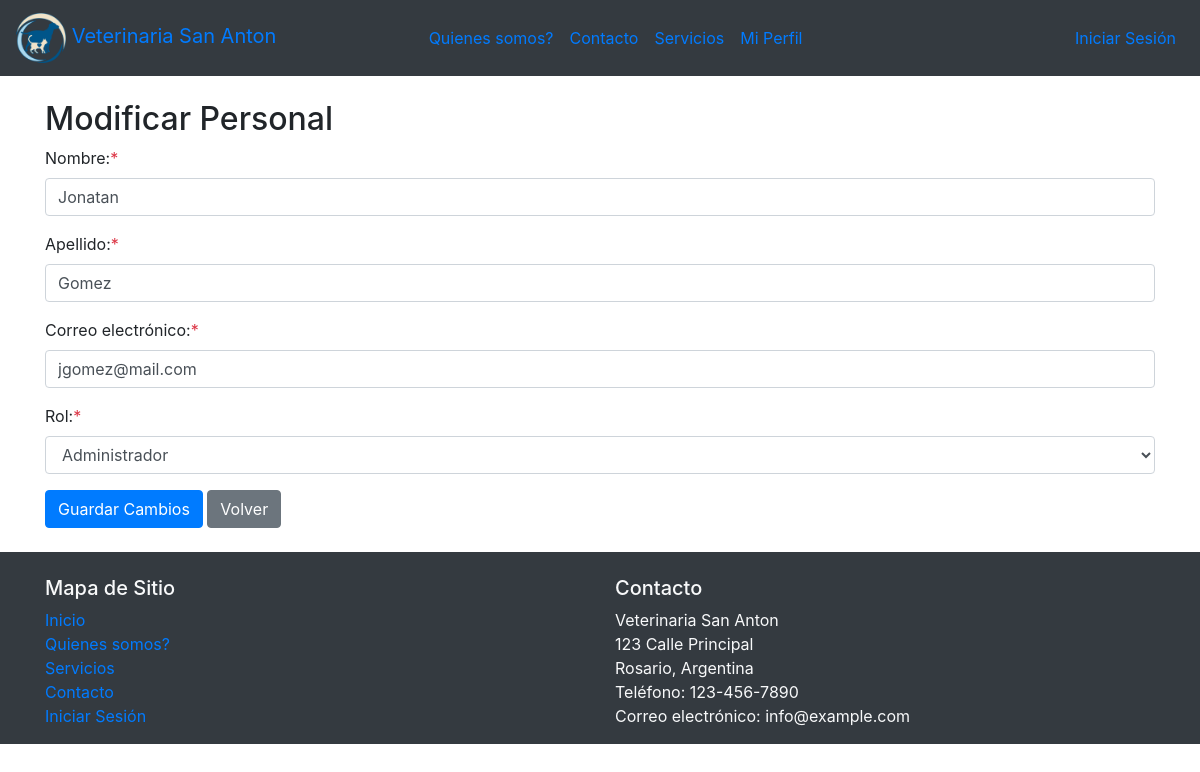
Before: /modificar_personal.php?id=4 with the older database file.
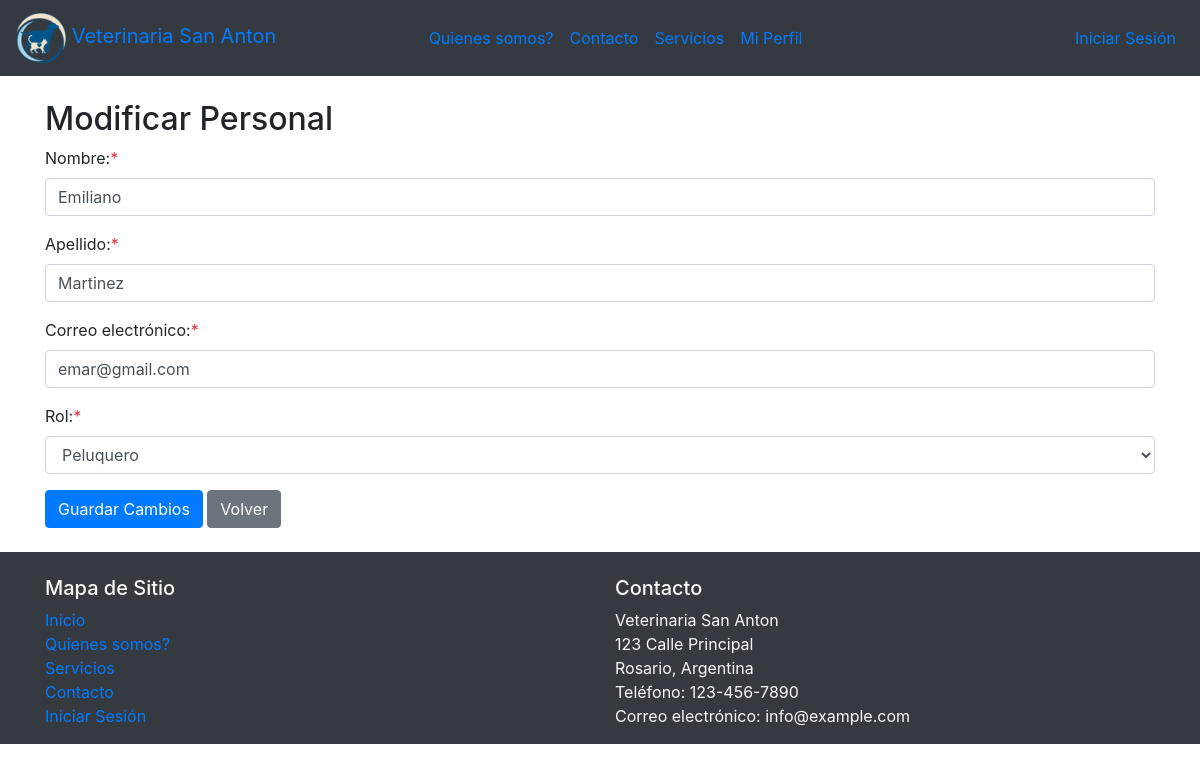
After: the same page with the newer database file.
### tables this page shows
CREATE TABLE `personal` (
  `id` int(11) NOT NULL,
  `email` varchar(20) NOT NULL,
  `clave` int(20) NOT NULL,
  `rol_id` int(11) NOT NULL,
  `nombre` varchar(20) NOT NULL,
  `apellido` varchar(20) NOT NULL
);

### modificar_personal.php (the view, shortened to what this page needs)
<!DOCTYPE html>
<html lang="es">
<head>
  <link rel="stylesheet" href="https://maxcdn.bootstrapcdn.com/bootstrap/4.5.2/css/bootstrap.min.css">
</head>
<body>
<nav class="navbar navbar-expand-lg  bg-dark ">
    <a class="navbar-brand" href="pagina.html">
      <img src="imagenes/logovet.png" alt="Logo" width="50" height="50">
        Veterinaria San Anton
    </a>
  <div class="collapse navbar-collapse" id="navbarNav">
    <ul class="navbar-nav mx-auto" >
      <li class="nav-item">
        <a class="nav-link" href="quienes-somos.html">Quienes somos?</a>
      </li>
      <li class="nav-item">
        <a class="nav-link" href="contacto.html">Contacto</a>
      </li>
      <li class="nav-item">
        <a class="nav-link" href="servicios.html">Servicios</a>
      </li>
      <li class="nav-item">
        <a class="nav-link" href="gestionar-mi-perfil.php">Mi Perfil</a>
      </li>
    </ul>
    <ul class="navbar-nav ml-auto">
      <li class="nav-item">
        <a class="nav-link" href="login.html">Iniciar Sesión</a>
      </li>
    </ul>
  </div>
</nav>
<div class="container mt-4">
  <h2>Modificar Personal</h2>
  <?php
  include 'conexion.php';
  $id_personal = $_GET['id'];
  $consulta_personal = "SELECT * FROM personal WHERE id = '$id_personal'";
  $resultado_personal = $conn->query($consulta_personal);
  if ($resultado_personal->num_rows > 0) {
      $personal = $resultado_personal->fetch_assoc();
  ?>
      <form action="procesar_modificacion_personal.php" method="post">
        <div class="form-group">
          <label for="nombre">Nombre:<span class="text-danger">*</span></label>
          <input type="text" class="form-control" id="nombre" name="nombre" value="<?php echo $personal['nombre']; ?>" required>
        </div>
        <div class="form-group">
          <label for="apellido">Apellido:<span class="text-danger">*</span></label>
          <input type="text" class="form-control" id="apellido" name="apellido" value="<?php echo $personal['apellido']; ?>" required>
        </div>
        <div class="form-group">
          <label for="email">Correo electrónico:<span class="text-danger">*</span></label>
          <input type="email" class="form-control" id="email" name="email" value="<?php echo $personal['email']; ?>" required>
        </div>
        <div class="form-group">
          <label for="rol_id">Rol:<span class="text-danger">*</span></label>
          <select class="form-control" id="rol_id" name="rol_id" required>
            <option value="1" <?php if ($personal['rol_id'] == 1) echo 'selected'; ?>>Administrador</option>
            <option value="2" <?php if ($personal['rol_id'] == 2) echo 'selected'; ?>>Peluquero</option>
          </select>
        </div>
        <button type="submit" class="btn btn-primary">Guardar Cambios</button>
        <a href="listar_personales.php" class="btn btn-secondary">Volver</a>
      </form>
  <?php
  } else {
      echo "<p>Personal no encontrado.</p>";
  }
  ?>
</div>
<br>
<footer class="footer bg-dark text-light">
  <div class="container">
    <div class="row">
      <div class="col-md-6">
        <br>
        <h5>Mapa de Sitio</h5>
        <ul class="list-unstyled">
          <li><a href="pagina.html">Inicio</a></li>
          <li><a href="quienes-somos.html">Quienes somos?</a></li>
          <li><a href="servicios.html">Servicios</a></li>
          <li><a href="contacto.html">Contacto</a></li>
          <li><a href="login.html">Iniciar Sesión</a></li>
        </ul>
      </div>
      <div class="col-md-6">
        <br>
        <h5>Contacto</h5>
        <address>
          Veterinaria San Anton<br>
          123 Calle Principal<br>
          Rosario, Argentina<br>
          Teléfono: 123-456-7890<br>
          Correo electrónico: info@example.com
        </address>
      </div>
    </div>
  </div>
</footer>
</body>
</html>

Changed rows visible on the page:
changed personal: nombre "Jonatan" → "Emiliano"; apellido "Gomez" → "Martinez"; email "jgomez@mail.com" → "emar@gmail.com"; rol_id "Administrador" → "Peluquero"
